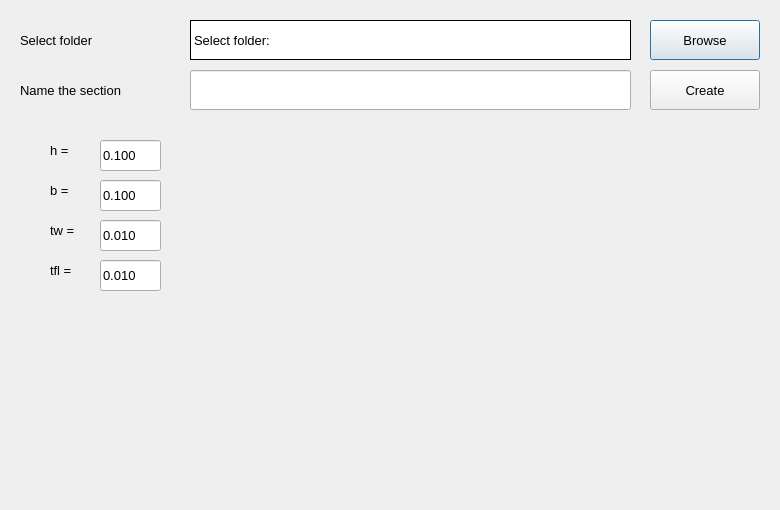
<?xml version="1.0" encoding="UTF-8"?>
<ui version="4.0">
 <class>Dialog_Tee</class>
 <widget class="QDialog" name="Dialog_Tee">
  <property name="geometry">
   <rect>
    <x>0</x>
    <y>0</y>
    <width>780</width>
    <height>510</height>
   </rect>
  </property>
  <property name="windowTitle">
   <string>Tee</string>
  </property>
  <widget class="QLabel" name="label_justdisplay_3">
   <property name="geometry">
    <rect>
     <x>50</x>
     <y>130</y>
     <width>41</width>
     <height>41</height>
    </rect>
   </property>
   <property name="font">
    <font>
     <pointsize>10</pointsize>
    </font>
   </property>
   <property name="text">
    <string>h = </string>
   </property>
  </widget>
  <widget class="QLabel" name="label_justdisplay_4">
   <property name="geometry">
    <rect>
     <x>50</x>
     <y>170</y>
     <width>41</width>
     <height>41</height>
    </rect>
   </property>
   <property name="font">
    <font>
     <pointsize>10</pointsize>
    </font>
   </property>
   <property name="text">
    <string>b = </string>
   </property>
  </widget>
  <widget class="QLabel" name="label_justdisplay_5">
   <property name="geometry">
    <rect>
     <x>50</x>
     <y>210</y>
     <width>41</width>
     <height>41</height>
    </rect>
   </property>
   <property name="font">
    <font>
     <pointsize>10</pointsize>
    </font>
   </property>
   <property name="text">
    <string>tw = </string>
   </property>
  </widget>
  <widget class="QLabel" name="label_justdisplay_6">
   <property name="geometry">
    <rect>
     <x>50</x>
     <y>250</y>
     <width>41</width>
     <height>41</height>
    </rect>
   </property>
   <property name="font">
    <font>
     <pointsize>10</pointsize>
    </font>
   </property>
   <property name="text">
    <string>tfl = </string>
   </property>
  </widget>
  <widget class="QLineEdit" name="lineEdit_h">
   <property name="geometry">
    <rect>
     <x>100</x>
     <y>140</y>
     <width>61</width>
     <height>31</height>
    </rect>
   </property>
   <property name="font">
    <font>
     <pointsize>10</pointsize>
    </font>
   </property>
   <property name="text">
    <string>0.100</string>
   </property>
  </widget>
  <widget class="QLineEdit" name="lineEdit_b">
   <property name="geometry">
    <rect>
     <x>100</x>
     <y>180</y>
     <width>61</width>
     <height>31</height>
    </rect>
   </property>
   <property name="font">
    <font>
     <pointsize>10</pointsize>
    </font>
   </property>
   <property name="text">
    <string>0.100</string>
   </property>
  </widget>
  <widget class="QLineEdit" name="lineEdit_tw">
   <property name="geometry">
    <rect>
     <x>100</x>
     <y>220</y>
     <width>61</width>
     <height>31</height>
    </rect>
   </property>
   <property name="font">
    <font>
     <pointsize>10</pointsize>
    </font>
   </property>
   <property name="text">
    <string>0.010</string>
   </property>
  </widget>
  <widget class="QLineEdit" name="lineEdit_tfl">
   <property name="geometry">
    <rect>
     <x>100</x>
     <y>260</y>
     <width>61</width>
     <height>31</height>
    </rect>
   </property>
   <property name="font">
    <font>
     <pointsize>10</pointsize>
    </font>
   </property>
   <property name="text">
    <string>0.010</string>
   </property>
  </widget>
  <widget class="QLabel" name="label_justdisplay_2">
   <property name="geometry">
    <rect>
     <x>20</x>
     <y>70</y>
     <width>171</width>
     <height>40</height>
    </rect>
   </property>
   <property name="font">
    <font>
     <pointsize>10</pointsize>
    </font>
   </property>
   <property name="text">
    <string>Name the section</string>
   </property>
  </widget>
  <widget class="QLabel" name="label_justdisplay">
   <property name="geometry">
    <rect>
     <x>20</x>
     <y>20</y>
     <width>170</width>
     <height>40</height>
    </rect>
   </property>
   <property name="font">
    <font>
     <pointsize>10</pointsize>
    </font>
   </property>
   <property name="text">
    <string>Select folder</string>
   </property>
  </widget>
  <widget class="QPushButton" name="pushButton_DefineFolder">
   <property name="geometry">
    <rect>
     <x>650</x>
     <y>20</y>
     <width>110</width>
     <height>40</height>
    </rect>
   </property>
   <property name="font">
    <font>
     <pointsize>10</pointsize>
    </font>
   </property>
   <property name="text">
    <string>Browse</string>
   </property>
  </widget>
  <widget class="QPushButton" name="pushButton_CreateSection">
   <property name="geometry">
    <rect>
     <x>650</x>
     <y>70</y>
     <width>110</width>
     <height>40</height>
    </rect>
   </property>
   <property name="font">
    <font>
     <pointsize>10</pointsize>
    </font>
   </property>
   <property name="text">
    <string>Create</string>
   </property>
  </widget>
  <widget class="QLabel" name="label_CreateFolder">
   <property name="geometry">
    <rect>
     <x>190</x>
     <y>20</y>
     <width>441</width>
     <height>40</height>
    </rect>
   </property>
   <property name="font">
    <font>
     <pointsize>10</pointsize>
    </font>
   </property>
   <property name="styleSheet">
    <string notr="true">background-color: rgb(255, 255, 255);</string>
   </property>
   <property name="frameShape">
    <enum>QFrame::Panel</enum>
   </property>
   <property name="frameShadow">
    <enum>QFrame::Plain</enum>
   </property>
   <property name="text">
    <string>Select folder:</string>
   </property>
  </widget>
  <widget class="QLineEdit" name="lineEdit_SectionName">
   <property name="geometry">
    <rect>
     <x>190</x>
     <y>70</y>
     <width>441</width>
     <height>40</height>
    </rect>
   </property>
   <property name="font">
    <font>
     <pointsize>10</pointsize>
    </font>
   </property>
   <property name="text">
    <string/>
   </property>
  </widget>
  <widget class="QLabel" name="label_image">
   <property name="geometry">
    <rect>
     <x>190</x>
     <y>140</y>
     <width>378</width>
     <height>365</height>
    </rect>
   </property>
   <property name="text">
    <string/>
   </property>
   <property name="pixmap">
    <pixmap>photos/Tee.jpg</pixmap>
   </property>
   <property name="scaledContents">
    <bool>true</bool>
   </property>
  </widget>
 </widget>
 <resources/>
 <connections/>
</ui>
